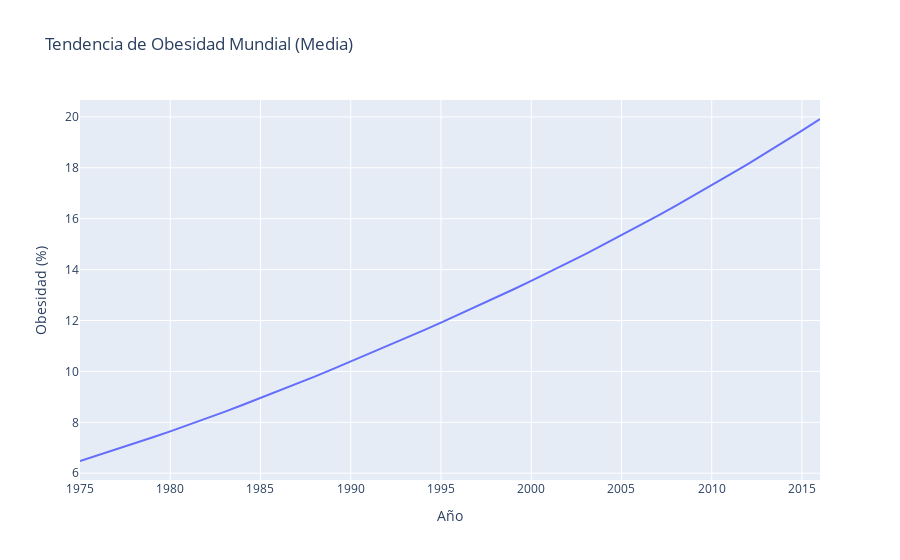

Notebook source saved alongside this figure:
### Code cell
media_obesidad_global_por_año = data.groupby('year')['obesity_(%)'].mean().reset_index()

# Crear un gráfico interactivo de la tendencia de obesidad mundial a lo largo de los años
fig = px.line(media_obesidad_global_por_año, x='year', y='obesity_(%)', title='Tendencia de Obesidad Mundial (Media)')
fig.update_xaxes(title_text='Año')
fig.update_yaxes(title_text='Obesidad (%)')
fig.show()
fig.write_html("tendencia_obesidad.html")

### Figure 1 — Plotly figure (JSON) as saved in the notebook; plotly's stock layout.template omitted (floating-point values rounded to 4 significant figures)
{"data": [{"hovertemplate": "year=%{x}<br>obesity_(%)=%{y}<extra></extra>", "legendgroup": "", "line": {"color": "#636efa", "dash": "solid"}, "marker": {"symbol": "circle"}, "mode": "lines", "name": "", "orientation": "v", "showlegend": false, "type": "scatter", "x": [1975, 1976, 1977, 1978, 1979, 1980, 1981, 1982, 1983, 1984, 1985, 1986, 1987, 1988, 1989, 1990, 1991, 1992, 1993, 1994, 1995, 1996, 1997, 1998, 1999, 2000, 2001, 2002, 2003, 2004, 2005, 2006, 2007, 2008, 2009, 2010, 2011, 2012, 2013, 2014, 2015, 2016], "xaxis": "x", "y": [6.479, 6.703, 6.929, 7.161, 7.4, 7.645, 7.894, 8.151, 8.41, 8.678, 8.95, 9.227, 9.509, 9.797, 10.09, 10.39, 10.69, 10.99, 11.29, 11.6, 11.92, 12.24, 12.56, 12.89, 13.22, 13.56, 13.9, 14.25, 14.61, 14.98, 15.35, 15.72, 16.11, 16.51, 16.9, 17.31, 17.73, 18.15, 18.58, 19.01, 19.46, 19.92], "yaxis": "y"}], "layout": {"autosize": true, "legend": {"tracegroupgap": 0}, "title": {"text": "Tendencia de Obesidad Mundial (Media)"}, "xaxis": {"anchor": "y", "autorange": true, "domain": [0, 1], "range": [1975, 2016], "title": {"text": "Año"}, "type": "linear"}, "yaxis": {"anchor": "x", "autorange": true, "domain": [0, 1], "range": [5.733, 20.66], "title": {"text": "Obesidad (%)"}, "type": "linear"}}}
